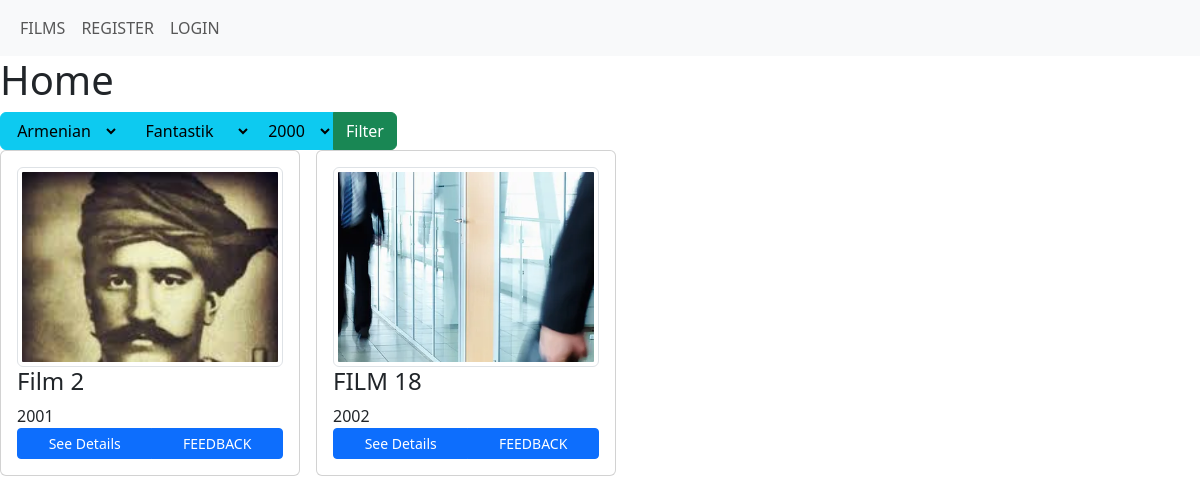
Screenshot of /film/ with the database file from the repository.
### film/models.py (models this page shows)
class Film(models.Model):
    title = models.CharField(max_length=250)
    genres = models.ManyToManyField(Gener)
    date = models.IntegerField(max_length=250)
    actors = models.ManyToManyField(Actor)
    languages = models.ManyToManyField(Language)
    country = models.ForeignKey(Country, on_delete=models.CASCADE)
    user = models.ForeignKey(User, on_delete=models.CASCADE)
    img = models.ImageField(upload_to="images/", default='')
    video = models.FileField(upload_to="videos/", default='')
    active = models.BooleanField(default=False)
    def __str__(self):
        return self.title

### film/views.py (the view)
# urls.py: path('', views.home, name='home'),
def home(request):
    languages = Language.objects.all()
    genr = Gener.objects.all()
    film = Film.objects.filter(active=True).all()
    params = request.GET.dict()
    if len(params.keys()) > 0:
        film = Film.objects.filter(active=True, languages=params['language'], genres=params['genre'],
                                   date=params['date']).all()
    print(film)
    return render(request, 'film/home.html', {'film': film, "languages": languages, "genr": genr})

### film/templates/film/home.html (shortened to what this page needs)
{% extends "film/layout/user.html" %}
{% block content%}
<h1>Home</h1>
<form action="" method="get">
    <div class="btn-group">
        <select name="language" class="btn btn-info">
            {% for l in languages %}
            <option value="{{l.id}}">{{ l.name }}</option>
            {% endfor %}
        </select>
        <select name="genre" class="btn btn-info">
            {% for g in genr %}
            <option value="{{g.id}}">{{ g.name }}</option>
            {% endfor %}
        </select>
        <select name="date" class="btn btn-info">
            <option>2000</option>
        </select>
        <button class="btn btn-success">Filter</button>
    </div>
</form>
<div class="d-flex flex-wrap gap-3 align-items-start">
    {% for i in film %}
    <div class="card " style="width:300px; min-height:300px">
        <div class="card-body d-flex flex-column justify-content-between">
            <img src="/media/{{ i.img }}" alt="" class="w-100 img-thumbnail"
                 style="height:200px;object-fit:cover; object-position:top">
            <div>
                <h4 class="card-title">{{i.title}}</h4>
                <p class="card-text">{{i.date}}</p>
            </div>
            <div class="btn-group">
                <a href="{% url 'film_id' id=i.id %}" class="btn btn-sm btn-primary">See Details</a>
                <a class="btn btn-sm btn-primary" href="{% url 'feedback' id=i.id %}"> FEEDBACK </a>
            </div>
        </div>
    </div>
    {% endfor %}
</div>
{%endblock%}

### rows the page displays
Film: img (picture), title "Film 2", date "2001"
Film: img (picture), title "FILM 18", date "2002"

### other values shown
form field language "Armenian"
form field genre "Fantastik"
